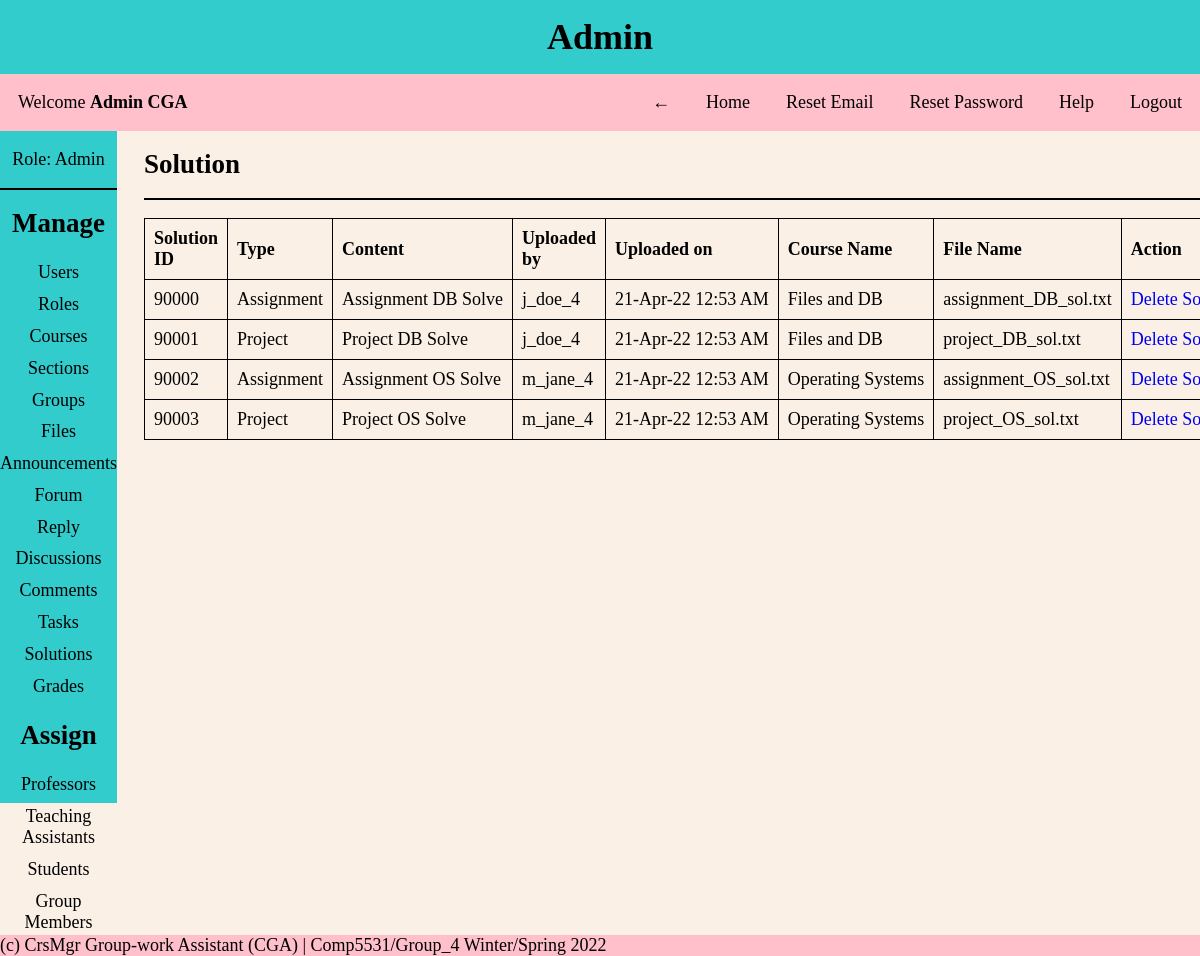
The app's page /pages/admin.php?page=solution (signed in), older data.
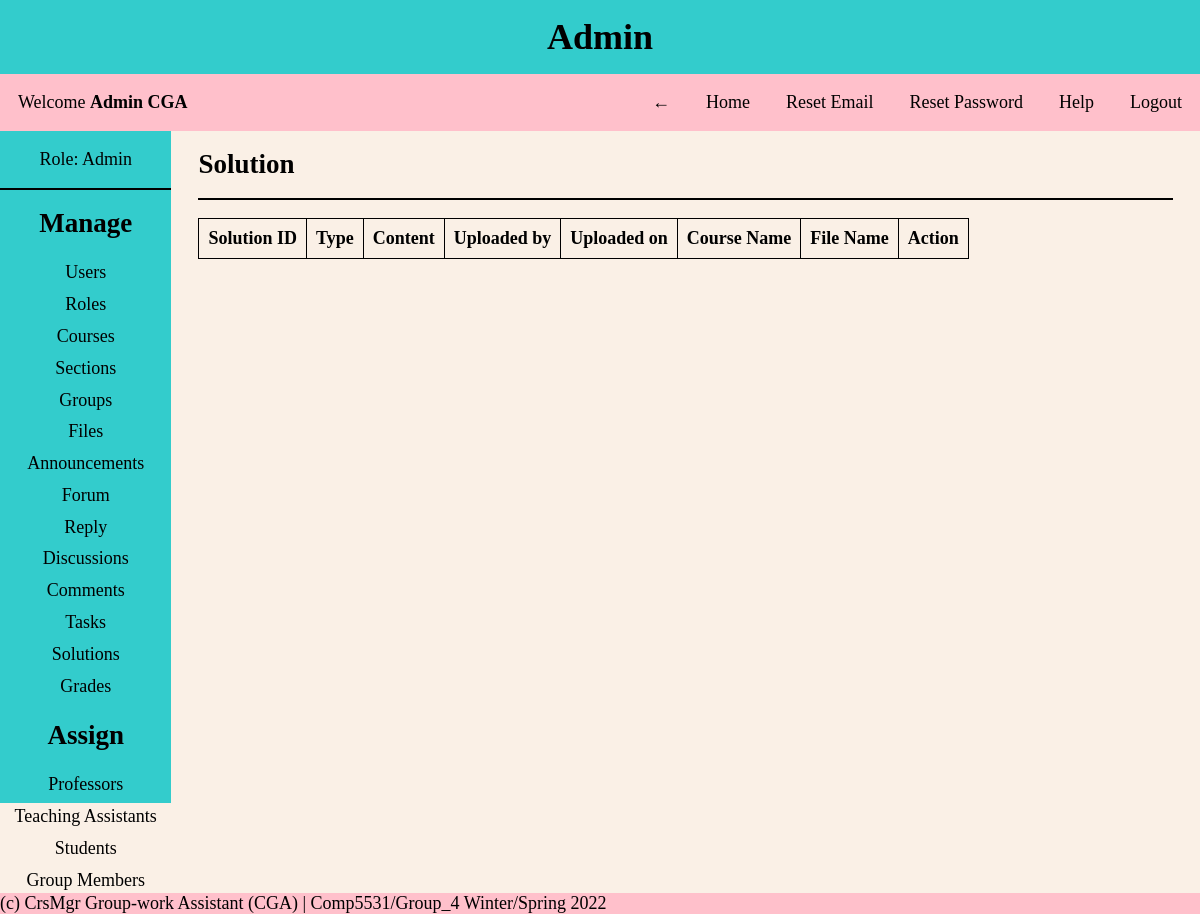
The same page, newer data.
### tables this page shows
CREATE TABLE Solution
(
  solution_id INT NOT NULL AUTO_INCREMENT PRIMARY KEY,
  solution_type VARCHAR(30) NOT NULL,
  solution_content VARCHAR(255) NOT NULL UNIQUE,
  task_id INT NOT NULL,
  group_id INT NOT NULL,
  file_id INT NOT NULL,
  FOREIGN KEY (task_id) REFERENCES Task(task_id),
  FOREIGN KEY (group_id) REFERENCES Student_Groups(group_id),
  FOREIGN KEY (file_id) REFERENCES Files(file_id)
);

CREATE TABLE Users
(
  user_id INT NOT NULL AUTO_INCREMENT PRIMARY KEY,
  first_name VARCHAR(30) NOT NULL,
  last_name VARCHAR(30) NOT NULL,
  dob DATE NOT NULL,
  email VARCHAR(30) NOT NULL UNIQUE,
  username VARCHAR(30) NOT NULL UNIQUE,
  password VARCHAR(30) NOT NULL,
  created_on DATETIME DEFAULT CURRENT_TIMESTAMP,
  first_login TINYINT NOT NULL,
  role_id INT NOT NULL,
  FOREIGN KEY (role_id) REFERENCES Roles(role_id)
);

CREATE TABLE Files
(
  file_id INT NOT NULL AUTO_INCREMENT PRIMARY KEY,
  file_name VARCHAR(30) NOT NULL,
  file_content VARCHAR(255) NOT NULL,
  file_type VARCHAR(30) NOT NULL,
  file_size INT NOT NULL,
  uploaded_by_uid INT NOT NULL,
  uploaded_on DATETIME DEFAULT CURRENT_TIMESTAMP
);

CREATE TABLE Course
(
  course_id INT NOT NULL AUTO_INCREMENT PRIMARY KEY,
  course_name VARCHAR(30) NOT NULL UNIQUE,
  course_number INT NOT NULL UNIQUE
);

### helper/functions.php (called while the page is built, shortened)
<?php
function date_convert($date)
{
    $date = strtotime($date);
    return date('d-M-y g:i A', $date);
}

### CRUD/solution.php (the view, shortened to what this page needs)
<div class="content-body">
    <?php
    $query = "SELECT * FROM solution as s
    JOIN task as t ON t.task_id = s.task_id
    JOIN course as c ON c.course_id = t.course_id
    JOIN files as f ON f.file_id = s.file_id
    JOIN users as u ON u.user_id = f.uploaded_by_uid
    ORDER BY s.solution_id ASC";
    $solution = mysqli_query($conn, $query);
    ?>
    <h2>Solution</h2>
    <hr>
    <table>
        <thead>
            <tr>
                <th>Solution ID</th>
                <th>Type</th>
                <th>Content</th>
                <th>Uploaded by</th>
                <th>Uploaded on</th>
                <th>Course Name</th>
                <th>File Name</th>
                <th>Action</th>
            </tr>
        </thead>
        <tbody>
            <?php foreach ($solution as $row) {
                $id = $row['solution_id'];
                $type = $row['solution_type'];
                $content = $row['solution_content'];
                $uploaded_by = $row['username'];
                $uploaded_on = date_convert($row['uploaded_on']);
                $course_name = $row['course_name'];
                $file_id = $row['file_id'];
                $file_name = $row['file_name'];
            ?>
                <tr>
                    <td><?= $id ?></td>
                    <td><?= $type ?></td>
                    <td><?= $content ?></td>
                    <td><?= $uploaded_by ?></td>
                    <td><?= $uploaded_on ?></td>
                    <td><?= $course_name ?></td>
                    <td><?= $file_name ?></td>
                    <td><a href="?page=solution&delete_id=<?= $id ?>&file_id=<?= $file_id ?>" onclick="return confirm('Are you sure you want to delete?')">Delete Solution</a></td>
                </tr>
            <?php } ?>
        </tbody>
    </table>
</div>

Row changes from the older to the newer data that the page shows:
removed solution: solution_id "90000", solution_type "Assignment", solution_content "Assignment DB Solve", users.username "j_doe_4", file.uploaded_on "21-Apr-22 12:53 AM", course.course_name "Files and DB", file.file_name "assignment_DB_sol.txt"
removed solution: solution_id "90001", solution_type "Project", solution_content "Project DB Solve", users.username "j_doe_4", file.uploaded_on "21-Apr-22 12:53 AM", course.course_name "Files and DB", file.file_name "project_DB_sol.txt"
removed solution: solution_id "90002", solution_type "Assignment", solution_content "Assignment OS Solve", users.username "m_jane_4", file.uploaded_on "21-Apr-22 12:53 AM", course.course_name "Operating Systems", file.file_name "assignment_OS_sol.txt"
removed solution: solution_id "90003", solution_type "Project", solution_content "Project OS Solve", users.username "m_jane_4", file.uploaded_on "21-Apr-22 12:53 AM", course.course_name "Operating Systems", file.file_name "project_OS_sol.txt"
